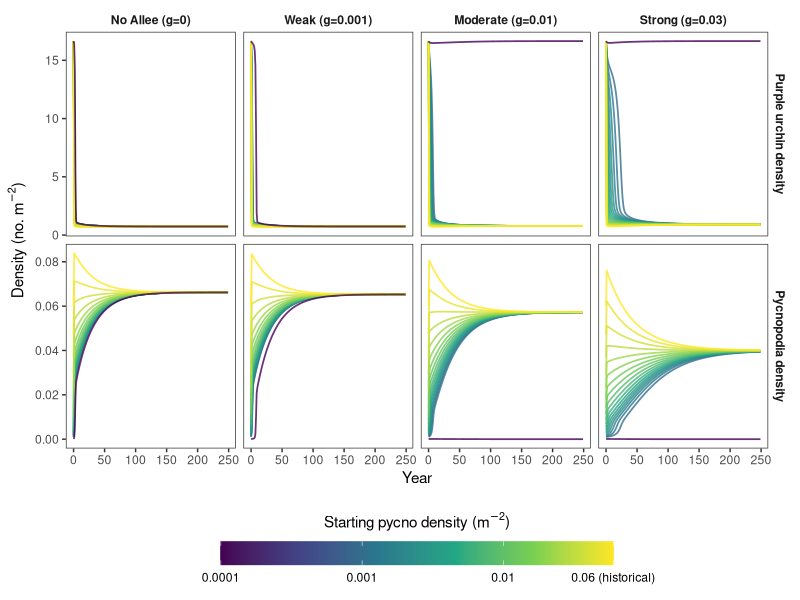
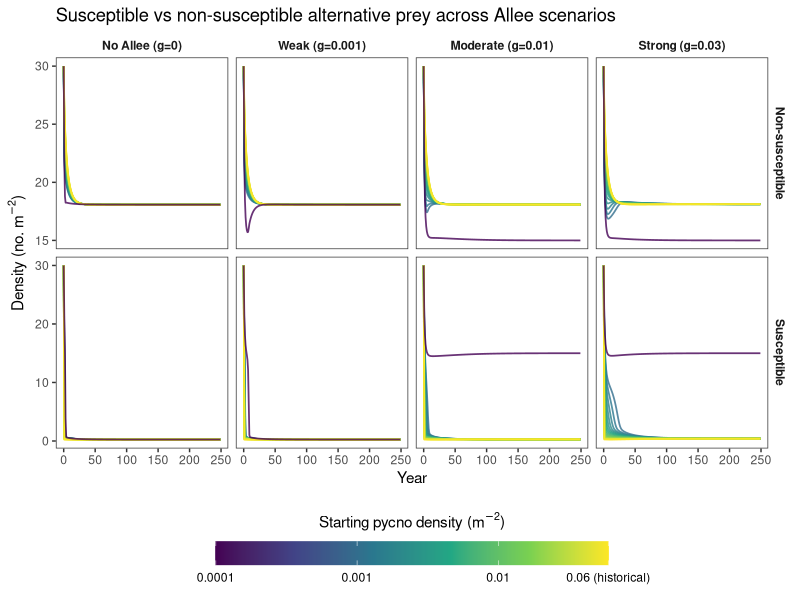

These figures' R source, in order:
## ---- chunk 1
knitr::opts_chunk$set(echo = TRUE)
## ---- chunk 2
library(deSolve)
library(dplyr)
library(ggplot2)
library(tidyr)
## ---- chunk 3
# Smooth approximation to max(x, 0) -- used for the urchin refuge so the
# transition to "protected" urchins has no sharp kink, which can otherwise
# cause solver convergence issues (e.g. lsoda "corrector convergence failed
# repeatedly") right around the refuge boundary. Higher `sharpness` makes
# this behave more like a hard cutoff; lower values transition more gradually.
smooth_floor <- function(x, sharpness = 5) {
  (x + log1p(exp(-sharpness * x)) / sharpness)
}
## ---- chunk 4
# Defines a function with the model parameters as arguments
make_diffyq <- function(alpha,        # search / attack rate (Q)
                         rho_u,       # preference weight for urchins (P)
                         rho_x,       # preference weight for susceptible alt prey (X1)
                         rho_x2,      # preference weight for non-susceptible alt prey (X2) 
                         b_u,         # urchin saturation coefficient (b)
                         c_o,         # alt prey saturation coefficient (c)
                         rec,         # fixed urchin recruitment
                         K_U,         # urchin carrying capacity
                         e,           # conversion efficiency
                         g,           # Allee effect threshold
                         z,           # nutritional value exponent
                         d,           # sea star mortality
                         r,           # growth rate for alternative prey
                         K_alt,       # carrying capacity for alternative prey
                         exchange,    # exchange rate between prey pools
                         urchin_refuge, # urchin density largely protected from predation
                         w            # nutritional floor for urchins 
                         ) {
  # Returns this function below, taking arguments of t (current time), 
  # and N (current state vector)
  function(t, N, parms = NULL) {
    S <- max(N[1], 0)   # pycno density 
    U <- max(N[4], 0)   # urchin density 
    X1 <- max(N[2], 0)  # susceptible alternative prey
    X2 <- max(N[3], 0)  # non-susceptible alternative prey
    O <- X1 + X2         # total alternative prey

    # Urchins hiding in refugium are largely protected
    # from predation. Uses a smooth threshold instead to
    # avoid solver convergence issues at the refuge boundary.
    U_access <- pmin(smooth_floor(U - urchin_refuge, sharpness = 5), U)

    # Pycno dynamics---------------------------------------------------
    
    # predator preference for urchins * attack rate * accessible urchin density *
    # predator density / (1 + urchin saturation * urchin density + alt prey saturation *
    # alt prey density) -- this is Holling Type II functional response (rate of 
    # prey consumption rises as prey density increases but levels off at some 
    # point when increases in prey density no longer increase consumption).
    # Only U_access (urchins above the refuge threshold) can actually be eaten.
    urchin_consumption <- (rho_u * alpha * U_access * S) / (1 + b_u * U + c_o * O)

    # Alt prey consumption is split by pool: X1 (susceptible) is eaten at
    # the normal rho_x rate, while X2 (non-susceptible / refuge pool) is eaten
    # at the much-reduced rho_x2 rate. 
    alt_consumption    <- (rho_x * alpha * X1 * S + rho_x2 * alpha * X2 * S) / (1 + b_u * U + c_o * O)

    allee_effect <- S / (S + g)
    nutritional_impact <- w + (1-w) * pmax(K_U - U / K_U, 0) ^ z  

    birth_S <- e * (urchin_consumption * nutritional_impact + alt_consumption) * allee_effect
    death_S <- d * S
    dSdt <- birth_S - death_S

    # Urchin dynamics---------------------------------------------------------
    growth_U   <- rec * U * (1 - U / K_U)
    predation_U <- urchin_consumption
    dUdt <- growth_U - predation_U

    # Alternative prey ---------------------------------------------------------
    recx <- r * (X1 + X2) * (1 - (X1 + X2) / K_alt)

    # Predation on each pool now uses its own attack-rate weight, so X2 is
    # genuinely protected rather than eaten at the same rate as X1.
    predation_X1 <- (rho_x  * alpha * X1 * S) / (1 + b_u * U + c_o * O)
    predation_X2 <- (rho_x2 * alpha * X2 * S) / (1 + b_u * U + c_o * O)

    dx1dt <- 0.5 * recx + exchange * (X2 - X1) - predation_X1
    dx2dt <- 0.5 * recx + exchange * (X1 - X2) - predation_X2

    return(list(c(dSdt, dx1dt, dx2dt, dUdt)))
  }
}
## ---- chunk 5
default_alpha          <- 654      # Galloway et al. uses alpha = 1000
default_rho_u          <- 1
default_rho_x          <- 1
default_rho_x2         <- 0
default_b_u            <- 0.1
default_c_o            <- 0.1
default_rec            <- 1
default_K_U            <- 16.65
default_e              <- 0.0004 
default_g              <- 0.01
default_z              <- 0.3   
default_d              <- 0.03     
default_r              <- 0.5
default_K_alt          <- 30
default_exchange       <- 0.1
default_urchin_refuge  <- 1
default_w              <- 0.25
## ---- chunk 6
# Runs function 
run_mods <- function(P0,
                      g             = default_g, 
                      d             = default_d,
                      z             = default_z,
                      rec           = default_rec,
                      K_U           = default_K_U,
                      alpha         = default_alpha,
                      rho_u         = default_rho_u,
                      rho_x         = default_rho_x,
                      rho_x2        = default_rho_x2,
                      b_u           = default_b_u,
                      c_o           = default_c_o,
                      e             = default_e,
                      r             = default_r,
                      K_alt         = default_K_alt,
                      exchange      = default_exchange,
                      urchin_refuge = default_urchin_refuge,
                      w             = default_w,
                      X0            = 30,  # initial alternative prey density 
                      Y0            = 16.65,  # initial urchin density
                      n_iter        = 250, # simulates 500 years 
                      interval      = 1) {

  # Build a self-contained ODE function for this specific parameter set
  diffyq <- make_diffyq(
    alpha = alpha, rho_u = rho_u, rho_x = rho_x, rho_x2 = rho_x2,
    b_u = b_u, c_o = c_o,
    rec = rec, K_U = K_U, e = e, g = g, z = z, d = d,
    r = r, K_alt = K_alt, exchange = exchange, urchin_refuge = urchin_refuge, 
    w = w
  )

  # Run ODE  (state order: S, X1, X2, U)
  out <- ode(
    y     = c(P0, X0, X0, Y0),
    times = seq(0, (n_iter - 1) * interval, by = interval),
    func  = diffyq,
    parms = NULL,
    atol  = 1e-6,
    rtol  = 1e-6
  )

  data.frame(
    time   = out[, 1],
    pycno  = out[, 2],
    X1     = out[, 3],
    X2     = out[, 4],
    urchin = out[, 5],
    P0     = P0,
    g      = g,
    d      = d,
    z      = z
  )
}

# ------------------------------------------------------------------------------
# Run scenarios
# ------------------------------------------------------------------------------
P0_vals <- c(0.0001, exp(seq(log(0.001), log(0.06), length.out = 18)))
g_vals  <- c(0, 0.001, 0.01, 0.03)

results <- expand.grid(P0 = P0_vals, g = g_vals) %>%
  rowwise() %>%
  do(run_mods(
    P0     = .$P0,
    g      = .$g,
    n_iter = 250
  )) %>%
  ungroup()
## ---- chunk 7
results <- results %>%
  mutate(
    P0_label = paste0("P0 = ", round(P0, 4)),
    g_label  = factor(g, labels = c("No Allee (g=0)",
                                     "Weak (g=0.001)",
                                     "Moderate (g=0.01)",
                                     "Strong (g=0.03)"))
  )

results_long <- results %>%
  select(time, pycno, urchin, P0, P0_label, g_label) %>%
  pivot_longer(cols      = c(pycno, urchin),
               names_to  = "species",
               values_to = "density") %>%
  mutate(species = recode(species,
                          "pycno"  = "Pycnopodia density",
                          "urchin" = "Purple urchin density"))

p_updated <- ggplot(results_long,
                    aes(x = time, y = density,
                        colour = P0, group = P0_label)) +
  geom_line(alpha = 0.8, linewidth = 0.6) +
  scale_colour_viridis_c(
    trans   = "log10",
    name    = expression(paste("Starting pycno density (", m^-2, ")")),
    breaks  = c(0.0001, 0.001, 0.01, 0.06),
    labels  = c("0.0001", "0.001", "0.01", "0.06 (historical)")
  ) +
  facet_grid(species ~ g_label, scales = "free_y") +
  labs(
    x = "Year",
    y = expression(paste("Density (no. ", m^-2, ")"))
  ) +
  theme_bw() +
  theme(
    panel.grid       = element_blank(),
    legend.position  = "bottom",
    legend.key.width = unit(2, "cm"),
    strip.background = element_blank(),
    strip.text       = element_text(face = "bold")
  ) +
  guides(colour = guide_colourbar(title.position = "top", title.hjust = 0.5))

p_updated
## ---- chunk 8
# Plotting alternative prey
results_alt <- results %>%
  mutate(
    P0_label = paste0("P0 = ", round(P0, 4)),
    g_label  = factor(g, labels = c("No Allee (g=0)",
                                     "Weak (g=0.001)",
                                     "Moderate (g=0.01)",
                                     "Strong (g=0.03)"))
  ) %>%
  select(time, X1, X2, P0, P0_label, g_label) %>%
  pivot_longer(cols      = c(X1, X2),
               names_to  = "prey_type",
               values_to = "density") %>%
  mutate(prey_type = recode(prey_type,
                            "X1" = "Susceptible",
                            "X2" = "Non-susceptible"))

ggplot(results_alt,
       aes(x = time, y = density,
           colour = P0, group = P0_label)) +
  geom_line(alpha = 0.8, linewidth = 0.6) +
  scale_colour_viridis_c(
    trans   = "log10",
    name    = expression(paste("Starting pycno density (", m^-2, ")")),
    breaks  = c(0.0001, 0.001, 0.01, 0.06),
    labels  = c("0.0001", "0.001", "0.01", "0.06 (historical)")
  ) +
  facet_grid(prey_type ~ g_label, scales = "free_y") +
  labs(
    title = "Susceptible vs non-susceptible alternative prey across Allee scenarios",
    x     = "Year",
    y     = expression(paste("Density (no. ", m^-2, ")"))
  ) +
  theme_bw() +
  theme(
    panel.grid       = element_blank(),
    legend.position  = "bottom",
    legend.key.width = unit(2, "cm"),
    strip.background = element_blank(),
    strip.text       = element_text(face = "bold")
  ) +
  guides(colour = guide_colourbar(title.position = "top", title.hjust = 0.5))
## ---- chunk 9
# Extract equilibrium values (mean of last 50 time steps)
equilibrium <- results %>%
  group_by(P0, g) %>%
  filter(time >= max(time) - 50) %>%
  summarise(
    pycno_eq  = mean(pycno),
    urchin_eq = mean(urchin),
    alt_eq    = mean(X1 + X2),
    alt_eq_x1 = mean(X1),
    alt_eq_x2 = mean(X2), #non-susceptible
    .groups   = "drop"
  ) %>%
  mutate(
    g_label = factor(g, labels = c("No Allee (g=0)",
                                    "Weak (g=0.001)",
                                    "Moderate (g=0.01)",
                                    "Strong (g=0.03)"))
  )

print(equilibrium)
